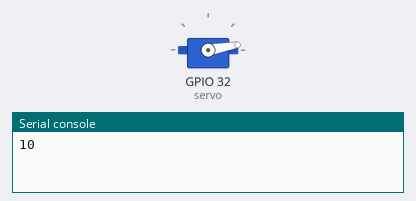
The program below on a simulated ESP32 board running MicroPython. On the bench: servo, the last lines printed to the serial console. Servo angles are drawn from the pulse width (0.5 ms = 0°, 2.5 ms = 180°).

Above: at 0.05 s.
At 1.5 s:
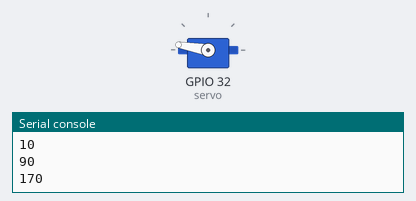
At 4.0 s:
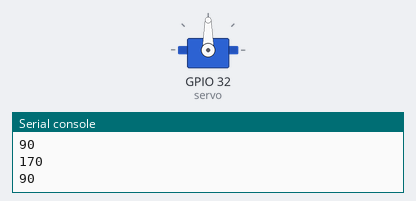
Timing chart, 0 to 5.2 s (numbered marks = the images above):
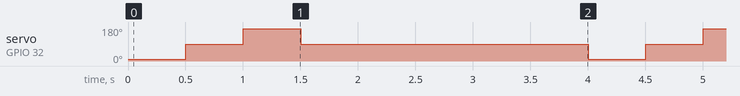

Measured:
- by itself, servo on GPIO 32 (servo): repeats every 4.0 s: 170° 0.50 s, 90° 2.5 s, 10° 0.50 s, 90° 0.50 s

The program:

08_04_servo.py
```python
from machine import Pin, PWM
from time import sleep

servo = PWM(Pin(32))
servo.freq(50) # pulse every 20ms

def set_angle(angle, min_pulse_us=500, max_pulse_us=2500):
    us_per_degree = (max_pulse_us - min_pulse_us) / 180
    pulse_us = us_per_degree * angle + min_pulse_us
    # duty 0 to 1023. At 50Hz, each duty_point is 20000/65535 = 0.305 µs/duty_point
    duty = int(pulse_us / 0.305)
    # print("angle=" + str(angle) + " pulse_us=" + str(pulse_us) + " duty=" + str(duty))
    print(angle)
    servo.duty_u16(duty)

def waggle():
    set_angle(10)
    sleep(0.5)
    set_angle(90)
    sleep(0.5)
    set_angle(170)
    sleep(0.5)
    set_angle(90)
    sleep(0.5)

while True:
    waggle()
    sleep(2)
    
```
